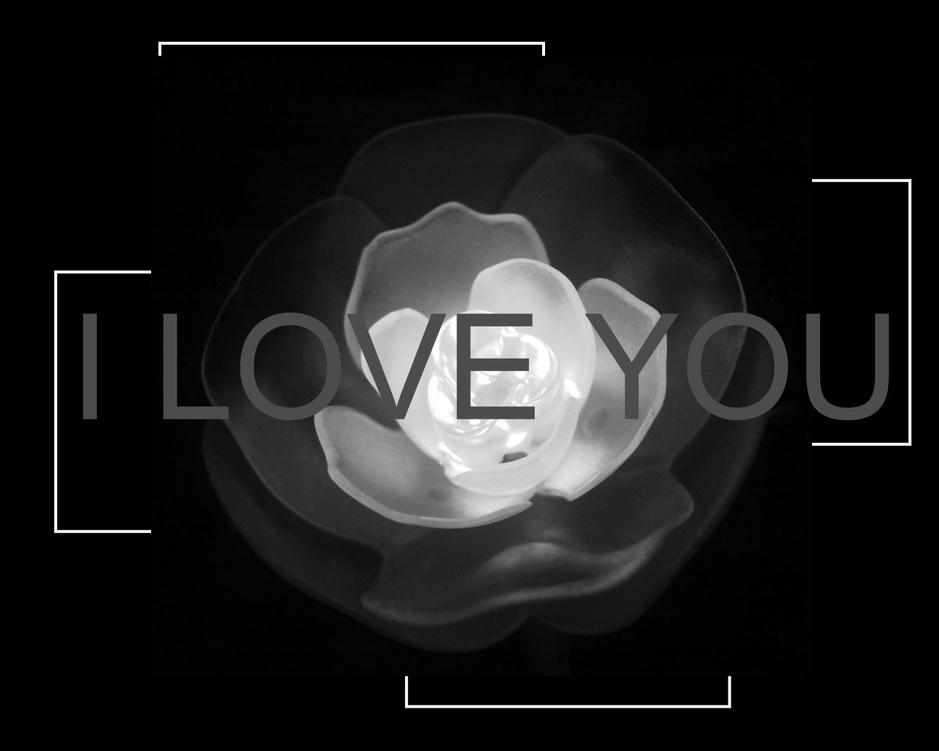
#> input picture hw2_r08922122/sample5.jpg, 939 x 751 px, shrunk from 1280 x 1024 before the run
$ jupyter execute --allow-errors HW2_1.ipynb
#> lines starting #> are read from the running program, lines starting #| are printed output that depends on the picture
#> further down, img is the input picture: shape (751, 939); min 0, max 255, mean 28.8
[cell 1]
import cv2
import numpy as np
import math

[cell 2]
def bilinear(x, y):
    p = int(x)
    q = int(y)

    a = x - p
    b = y - q

    return p,q,a,b

[cell 3]
def Geometrical_transformation(img, tx, ty):
    img_height, img_width = img.shape
    img_to_Cartesian = np.array([[ 1, 0,           -0.5],
                                 [ 0,-1, img_height+0.5],
                                 [ 0, 0,              1]],dtype = float)

    Cartesian_to_img = np.array([[ 1, 0,            0.5],
                                 [ 0,-1, img_height+0.5],
                                 [ 0, 0,              1]],dtype = float)


    transform = np.array([[ 1, 0,  tx],
                          [ 0, 1, -ty],
                          [ 0, 0,   1]],dtype = float)

    geometrical_matrix = np.matmul(transform, img_to_Cartesian)
    geometrical_matrix = np.matmul(Cartesian_to_img, geometrical_matrix)

    old_coordinate = np.ones((3,img_height*img_width), dtype=float)
    x_axis = np.array([1]*img_width, dtype = int).reshape(img_width)
    y_axis = np.array(list(range(0, img_width)), dtype = int).reshape(img_width)
    #print(x_axis.shape)
    for i in range(img_height):
        old_coordinate[0, i*img_width:(i+1)*img_width] = x_axis * i
        old_coordinate[1, i*img_width:(i+1)*img_width] = y_axis

    new_coordinate = np.matmul(geometrical_matrix, old_coordinate)

    result = np.zeros(img.shape, dtype='uint8')
    for i in range(img.shape[0]):
        for j in range(img.shape[1]):
            new_axis_index = i * img_width + j
            new_x = int(new_coordinate[0][new_axis_index])
            new_y = int(new_coordinate[1][new_axis_index])

            if new_x<img.shape[0] and new_y<img.shape[1]:
                result[new_x][new_y] = img[i][j]

    return result

[cell 4]
# [43 lines left out: function Geometrical_transformation1, not called in this run]

#> (the rest of this cell did not finish here and is left out)

[cell 5]
# [39 lines left out: function geometrical_sin_wave, not called in this run]

[cell 6]
def geometrical_sin_wave1(img):
    img_height, img_width = img.shape
#> img_height = 751; img_width = 939
    img_to_Cartesian = np.array([[ 1, 0,           -0.5],
                                 [ 0,-1, img_height+0.5],
                                 [ 0, 0,              1]],dtype = float)

    Cartesian_to_img = np.array([[ 1, 0,            0.5],
                                 [ 0,-1, img_height+0.5],
                                 [ 0, 0,              1]],dtype = float)
#> Cartesian_to_img = [[1, 0, 0.5], [0, -1, 751.5], [0, 0, 1]]

    new_coordinate = np.ones((3,img_height*img_width), dtype=float)
    x_axis = np.array([1]*img_width, dtype = int).reshape(img_width)
#> x_axis = 939 values from 1 to 1
    y_axis = np.array(list(range(0, img_width)), dtype = int).reshape(img_width)
#> y_axis = 939 values from 0 to 938
    for i in range(img_height):
        new_coordinate[0, i*img_width:(i+1)*img_width] = x_axis * i
        new_coordinate[1, i*img_width:(i+1)*img_width] = y_axis

    cartesian_coordinate = np.matmul(img_to_Cartesian, new_coordinate)

    for i in range(cartesian_coordinate.shape[1]):
        temp_x = cartesian_coordinate[0][i]
        temp_y = cartesian_coordinate[1][i]
        cartesian_coordinate[0][i] = cartesian_coordinate[0][i] - 40*math.sin((2*math.pi*temp_y)/128+0.1*math.pi)
        cartesian_coordinate[1][i] = cartesian_coordinate[1][i] - 60*math.sin((2*math.pi*temp_x)/300+0.9*math.pi)

    old_coordinate = np.matmul(Cartesian_to_img, cartesian_coordinate)

    result = np.zeros(img.shape, dtype='uint8')
    for i in range(img.shape[0]):
        for j in range(img.shape[1]):
            old_axis_index = i * img_width + j
            old_x = old_coordinate[0][old_axis_index]
            old_y = old_coordinate[1][old_axis_index]

            if (old_x<0 or old_y<0) or (old_x>img.shape[0]-2 or old_y>img.shape[1]-2):
                result[i][j] = 0
            else:
                p,q,a,b = bilinear(old_x, old_y)
                result[i][j] = (1-a)*(1-b)*img[p][q] + (1-a)*b*img[p][q+1] + a*(1-b)*img[p+1][q] + a*b*img[p+1][q+1]
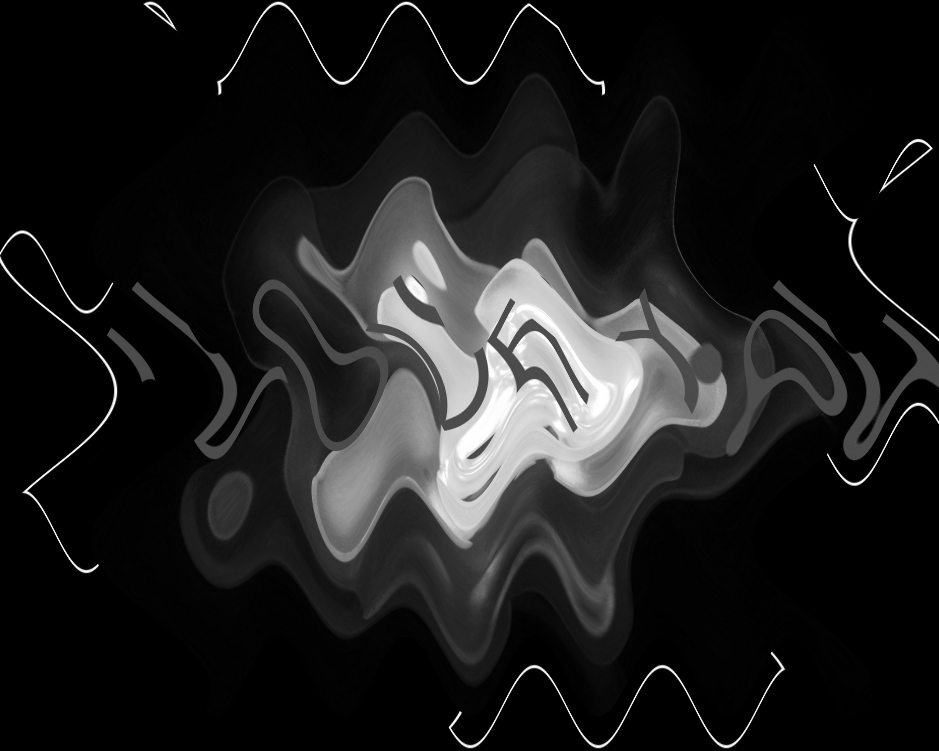
#> result: shape (751, 939); min 0, max 255, mean 28.6

    return result

[cell 7]
img = cv2.imread('sample5.jpg', cv2.IMREAD_GRAYSCALE)

[cell 8]
result = geometrical_sin_wave1(img)
cv2.imwrite('result7.jpg', result)
#> Out = True

[cell 9]
a = np.array([[1,2,3],[4,5,6]])
Geometrical_transformation(a,1,1)

[cell 10]
img2 = cv2.imread('sample4.jpg', cv2.IMREAD_GRAYSCALE)
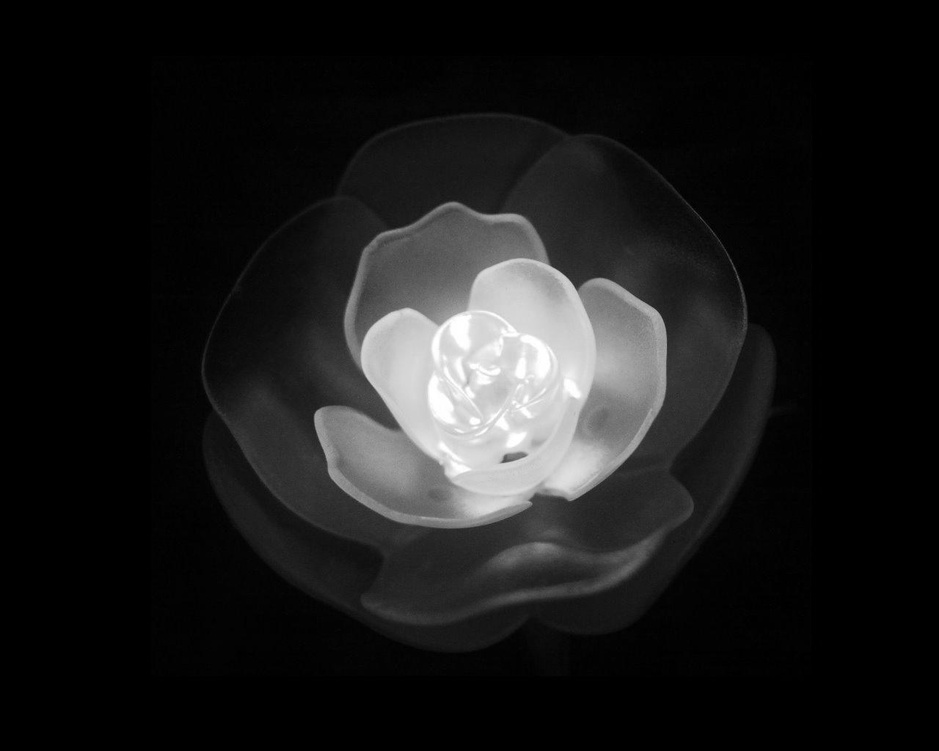
#> input picture hw2_r08922122/sample4.jpg, 939 x 751 px, shrunk from 1280 x 1024 before the run
#> img2 is the input picture: shape (751, 939); min 0, max 255, mean 27.2
